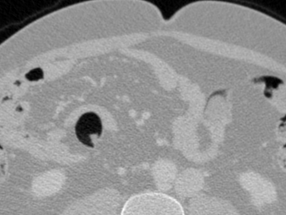
%> input picture ct2us/dataset/ct_slices_trans_06-Mar-2024/ct/ct_100.png, 286 x 215 px
$ octave --eval "result = ContrastEnhance(imread('../dataset/ct_slices_trans_06-Mar-2024/ct/ct_100.png'));"   (GNU Octave 9; MATLAB toolbox functions it lacks are replaced by stand-ins)
%> lines starting %> are read from the running program, lines starting %| are printed output that depends on the picture
%%%%%%%%%%%%%%%%%%%%%%%%%%%%%%%%%%%%%%%%%%%%%%%%%%%%%%%%%%%%%%%%%%%%%%%%%%%
% file name:    ContrastEnhance.m
% author:       Xihan Ma
% description:  enhance CT slice contrast, returns enhanced image and
%               dynamic range for display
% date:         2024-02-29
%%%%%%%%%%%%%%%%%%%%%%%%%%%%%%%%%%%%%%%%%%%%%%%%%%%%%%%%%%%%%%%%%%%%%%%%%%%
%%
function [out, out_clampped, drange] = ContrastEnhance(in, isVis)
% :param in:            input 2D B-mode OCT image
% :param isVis:         flag to enable result visualization
% :return out:          contrast enhanced image
% :return out_clamped:  contrast enhanced image with optimal drange applied
% :return drange_out:   optimal dynamic range

if nargin < 2
    isVis = false;
end
if ~isa(in, 'single')
    in = single(in);
end

if max(in(:)) > 1 || min(in(:) < 0)
    disp('contrast enhance: input image is not normalized')
    in = rescale(in, 0, 1);
end

% ===== apply optimal drange on input image
% drange_in = 0.9*[mean(in,'all'), max(in,[],'all')];
in_clampped = in;
% in_clampped(in_clampped > drange_in(2)) = drange_in(2);
% in_clampped = in_clampped - drange_in(1);

% ===== contrast enhancement
height = size(in, 1); width = size(in, 2);
%> after `height = size(in, 1)`: height = 215
%> after `width = size(in, 2)`: width = 286
num_tiles = round(0.02*[height, width]);
%> num_tiles = [4 6]
distr = 'uniform';
out = adapthisteq(in_clampped, 'NumTiles', num_tiles, ...
                  'Distribution', distr, ...
                  'Range','original');
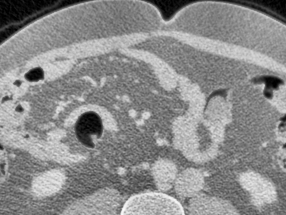
%> out: size 215x286 single; min 0, max 1, mean 0.548

% out = adapthisteq(in_clampped);

% ===== brightness enhancement
out = imadjust(out);
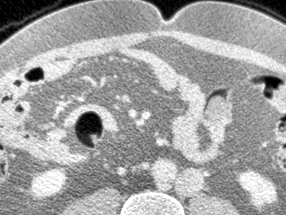
%> out: size 215x286 single; min 0, max 1, mean 0.637

% ===== apply optimal drange on output image
% drange = 0.9*[mean(out,'all'), max(out,[],'all')];
out_clampped = out;
% out_clampped(out_clampped > drange(2)) = drange(2);
% out_clampped = out_clampped - drange(1);

%% visualize results
if isVis
    display_height = size(in, 1);
    display_width = size(in, 2);
    figure('Position', 0.8*[0, 0, round(2*display_width), round(display_height)]);
    tiledlayout(1,2,'TileSpacing','none')
    ax1 = nexttile;
    imagesc(in); colormap(ax1, 'gray'); axis image off;
    ax2 = nexttile;
    imagesc(out_clampped); colormap(ax2, 'gray'); axis image off;
%     imshow([in, out])
end

$ run again, on ct2us/dataset/ct_slices_trans_06-Mar-2024/ct/ct_109.png
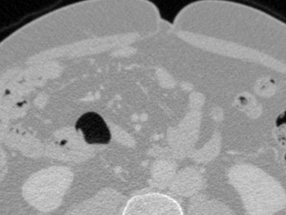
%> input picture ct2us/dataset/ct_slices_trans_06-Mar-2024/ct/ct_109.png, 286 x 215 px
%> in ContrastEnhance, `out = adapthisteq(in_clampped, 'NumTiles', num_tiles, 'Distribution', ..`:
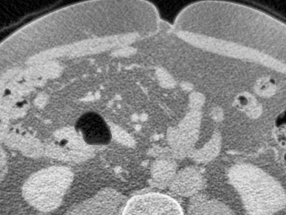
%> out: size 215x286 single; min 0, max 1, mean 0.552
%> in ContrastEnhance, `out = imadjust(out);`:
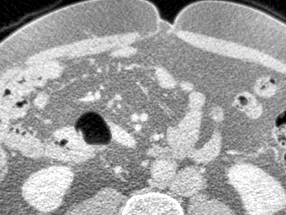
%> out: size 215x286 single; min 0, max 1, mean 0.63

$ run again, on ct2us/dataset/ct_slices_trans_06-Mar-2024/ct/ct_114.png
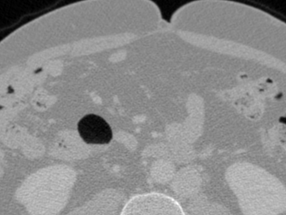
%> input picture ct2us/dataset/ct_slices_trans_06-Mar-2024/ct/ct_114.png, 286 x 215 px
%> in ContrastEnhance, `out = adapthisteq(in_clampped, 'NumTiles', num_tiles, 'Distribution', ..`:
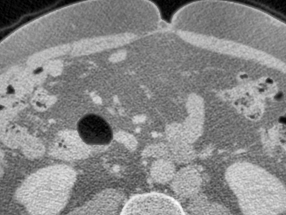
%> out: size 215x286 single; min 0, max 1, mean 0.535
%> in ContrastEnhance, `out = imadjust(out);`:
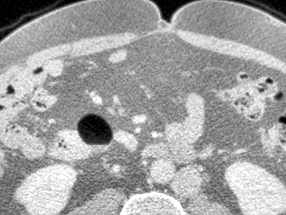
%> out: size 215x286 single; min 0, max 1, mean 0.635

$ run again, on ct2us/dataset/ct_slices_trans_06-Mar-2024/ct/ct_119.png
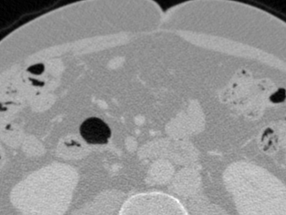
%> input picture ct2us/dataset/ct_slices_trans_06-Mar-2024/ct/ct_119.png, 286 x 215 px
%> in ContrastEnhance, `out = adapthisteq(in_clampped, 'NumTiles', num_tiles, 'Distribution', ..`:
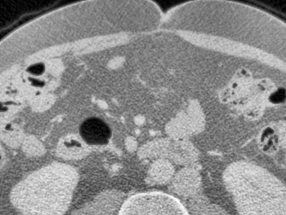
%> out: size 215x286 single; min 0, max 1, mean 0.558
%> in ContrastEnhance, `out = imadjust(out);`:
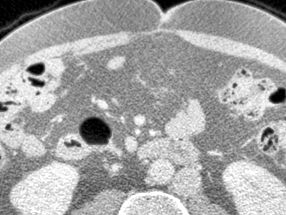
%> out: size 215x286 single; min 0, max 1, mean 0.645
